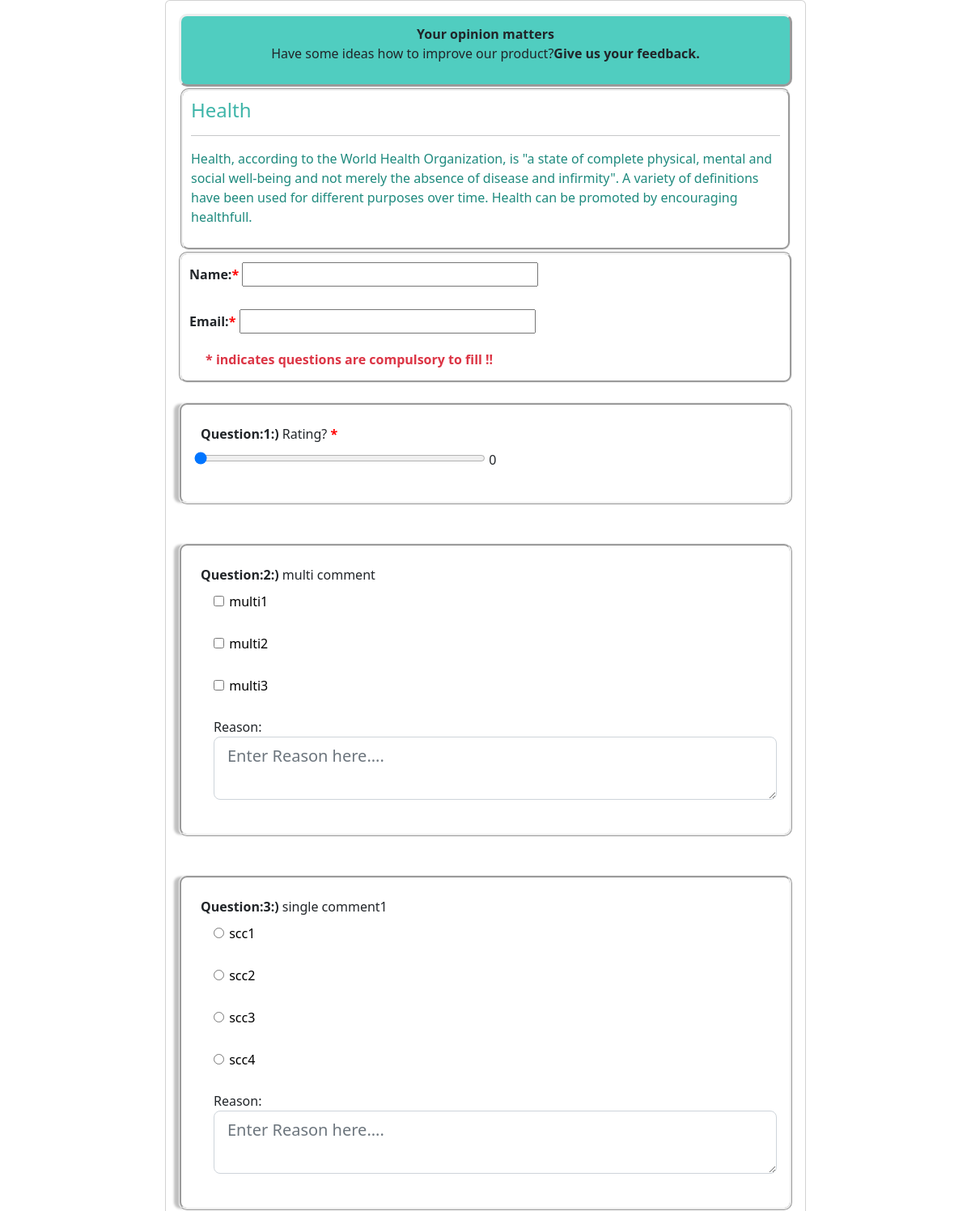
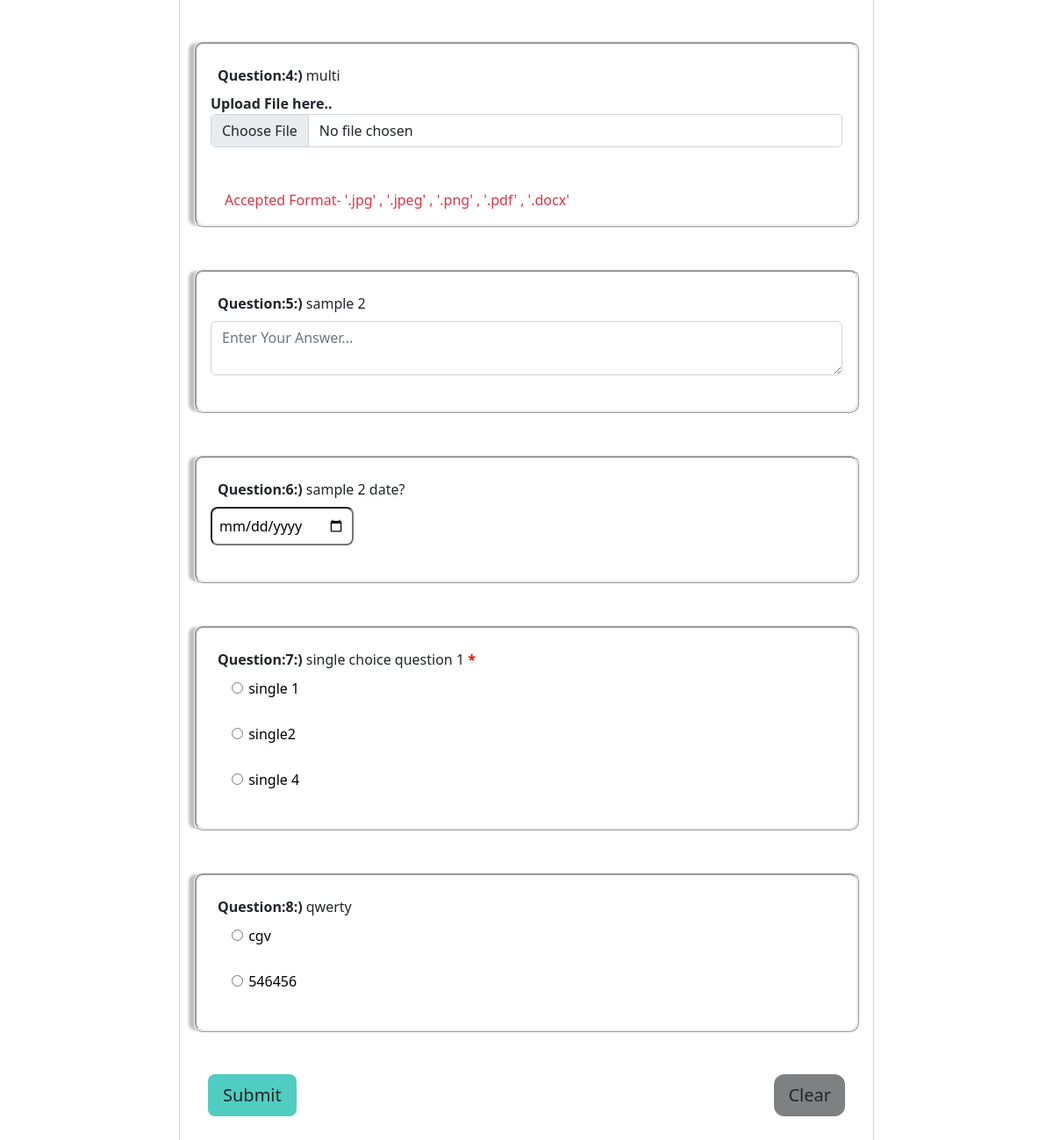
Page /survey/viewsurvey.php?sid=26 on the committed database (2 pictures, top to bottom).
### tables this page shows
CREATE TABLE `survey` (
  `Survey_id` int(10) NOT NULL,
  `Survey_title` varchar(20) NOT NULL,
  `Survey_description` longtext NOT NULL,
  `Survey_Category` enum('Education','Sports','Health','Academics','Finance','Not Defined') NOT NULL DEFAULT 'Not Defined',
  `Survey_Created_By` varchar(20) NOT NULL,
  `survey_start_Date` date NOT NULL,
  `survey_end_date` date NOT NULL,
  `survey_created_date` date NOT NULL DEFAULT current_timestamp(),
  `modified_by` int(10) DEFAULT NULL,
  `modified_date` date DEFAULT NULL,
  `survey_status` enum('Active','InActive','Expired','Deleted') NOT NULL
);

CREATE TABLE `question` (
  `Question_id` int(10) NOT NULL,
  `Survey_id` int(5) NOT NULL,
  `Question_description` varchar(100) NOT NULL,
  `Question_type` varchar(50) NOT NULL,
  `is_compulsory` enum('yes','no') DEFAULT 'no',
  `creation_date` datetime(6) NOT NULL DEFAULT current_timestamp(6),
  `question_modified_by` varchar(5) DEFAULT NULL,
  `question_modified_date` datetime DEFAULT current_timestamp(),
  `status` enum('Active','Inactive','Deleted') NOT NULL DEFAULT 'Active'
);

CREATE TABLE `options` (
  `Option_id` int(10) NOT NULL,
  `question_id` int(20) NOT NULL,
  `Option_description` varchar(100) NOT NULL,
  `status` enum('Active','Deleted') NOT NULL DEFAULT 'Active'
);

### controller/survey_controller.php (called while the page is built, shortened)
<?php
class survey
{
    public function __construct()
    {
        $db = new db;
        $this->conn = $db->conn;
    }
    public function survey_title_description($survey_id)
    {
        $result = $this->conn->query("SELECT Survey_title,Survey_description FROM `survey` where Survey_id='$survey_id'");
        return $arr = mysqli_fetch_array($result);
    }
    public function question_option($survey_id)
    {
        $query = $this->conn->query("SELECT q.Question_description, q.Question_id,q.Question_type,o.Option_description FROM question AS q LEFT JOIN options AS o on q.Question_id=o.question_id Where q.Survey_id='$survey_id' AND q.status!='Deleted' AND (q.Question_type IN('Text','RatingScale','Date','File') OR o.status='Active') ORDER BY q.Question_id,o.Option_id");
        while ($res = mysqli_fetch_assoc($query)) {
            $opt['type'] = $res['Question_type'];
            $opt['options'] = $res['Option_description'];
            $opt['que_id'] = $res['Question_id'];
            $data[$res['Question_description']][] = $opt;
        }
        return $data;
    }
}

### configuration/connection.php (called while the page is built, shortened)
<?php
class db
{
    public function __construct()
    {
        $con = new mysqli(DB_HOST, DB_USER, DB_PASSWORD, DB_DATABASE);
        $this->conn = $con;
    }
}
?>

### controller/invite_controller.php (called while the page is built, shortened)
<?php
class invite
{
    public function __construct()
    {
        $db = new db;
        $this->conn = $db->conn;
    }
    public function invited_user_info($invitekey)
    {
        $result = $this->conn->query("SELECT Invitation_to,invitation_email,`status` FROM `invitation` WHERE invitation_key='$invitekey'");
        return $arr = mysqli_fetch_assoc($result);
    }
}

### controller/question_controller.php (called while the page is built, shortened)
<?php
class questions
{
    public function __construct()
    {
        $db = new db;
        $this->conn = $db->conn;
    }
    public function question_info($question_id)
    {
        $result = $this->conn->query("SELECT Question_type,Question_description,`status`,is_compulsory FROM question WHERE Question_id='$question_id'");
        return $arr = mysqli_fetch_array($result);
    }
}

### survey/viewsurvey.php (the view, shortened to what this page needs)
<?php
include '../configuration/connection.php';
include ROOT_PATH . 'controller/invite_controller.php';
include ROOT_PATH . 'controller/survey_controller.php';
include ROOT_PATH . 'controller/question_controller.php';
$invi_user = new invite;
$survey = new survey;
$ques = new questions;
$survey_id = $_REQUEST['sid'];
@$invitekey = $_REQUEST['invite_key'];
$sql = $invi_user->invited_user_info($invitekey);
$result = $survey->survey_title_description($survey_id);
@$invitename = $sql['Invitation_to'];
@$invitemail = $sql['invitation_email'];
$data = $survey->question_option($survey_id);
?>
<!DOCTYPE html>
<html lang="en">
<head>
    <link rel="stylesheet" href="https://cdn.jsdelivr.net/npm/bootstrap@5.2.0-beta1/dist/css/bootstrap.min.css">
</head>
<body>
    <div class="row d-flex justify-content-center  ">
    <div class="col col-xl-8">
    <div class="card">
        <div class="card-body">
            <div style="text-align:center;border-style:outset; border-radius:10px; padding:10px; background-color:#50CDC0;">
                <p><b> Your opinion matters</b> <br>
                  Have some ideas how to improve our product?<b>Give us your feedback.</b></p>
            </div>
            <div style="padding:10px;margin:2px; border-style:groove; border-radius:10px;">
                <h4 style="color:#3fb5a9;"><?= @$result['Survey_title']; ?></h2>
                <hr>
                <p style="color:#1e8a7e;"><?= @$result['Survey_description']; ?></p>
            </div>
            <form method="post" enctype="multipart/form-data">
                <div style="padding:10px;border-style:groove; border-radius:10px;">
                    <b> Name:</b><span class='required' style='color: red;'><b>*</b></span>
                    <input class="w-50 mb-1" type="text" name="uname" autocomplete="off" value="<?= @$invitename; ?>" />
                    <br><br>
                    <b> Email:</b><span class='required' style='color: red;'><b>*</b></span>
                    <input class="w-50" type="email" name="uemail" readonly value="<?= @$invitemail; ?>" />
                    <p class="text-danger p-1 m-3 mb-0" style="font-weight:bolder;">* indicates questions are compulsory to fill !!</p>
                </div>
                <div>
                    <?php
                    $i = 1;
                    foreach ($data as $question => $opt) {
                        foreach ($opt as $a => $b) {
                            $q_id = $b['que_id'];
                            $result = $ques->question_info($q_id);
                            $comp = $result['is_compulsory'];
                        }
                    ?>
                        <div class="col-12 p-3 mt-4 survey" style="border-style:ridge;border-radius:10px;box-shadow:-8px 0 3px -2px silver;">
                            <div class="p-2">
                                <label><b>Question:<?= $i++; ?>:)&nbsp;</b><?= $question; ?></label>
                                <?= ($comp == "yes") ? "<span class='required' style='color: red;'><b>*</b></span>" : ''; ?>
                            </div>
                            <?php
                            $len = count($opt);
                            $l = 0;
                            foreach ($opt as $k => $v) {
                                if ($v['type'] == "MCQ") { ?>
                                    <div class="form-check">
                                        <input type="radio" id="mcq[<?= $b['que_id'] ?>]" name='ans[<?= $b['que_id'] ?>][<?= $v['type'] ?>][]' value="<?= $v['options']; ?>" <?= ($comp == "yes") ? "required" : ''; ?> />
                                        <input type="text" style="border-width:0px ;" readonly value="<?= $v['options']; ?>">
                                    </div><br>
                                    <?php
                                } else if ($v['type'] == "MCQComment") {
                                    if ($l <= $len) { ?>
                                        <div class="form-check ">
                                            <input type="radio" name='ans[<?= $b['que_id'] ?>][<?= $v['type'] ?>][]' value="<?= $v['options']; ?>" <?= ($comp == "yes") ? "required" : ''; ?> />
                                            <input type="text" style="border-width:0px ;" readonly value="<?= $v['options']; ?>">
                                        </div><br>
                                    <?php
                                    }
                                    $l++;
                                } else if ($v['type'] == "Multiple_ChoiceComment") {
                                    if ($l <= $len) { ?>
                                        <div class="form-check ">
                                            <input type="checkbox" id="chkbox" class="chkbox[<?= $b['que_id'] ?>]" name='ans[<?= $b['que_id'] ?>][<?= $v['type'] ?>][]' value="<?= $v['options']; ?>" <?= ($comp == "yes") ? "required" : ''; ?> />
                                            <input type="text" style="border-width:0px ;" readonly value="<?= $v['options']; ?>">
                                        </div><br>
                                <?php
                                    }
                                    $l++;
                                }
                            }
                            if (($v['type'] == "MCQComment") || ($v['type'] == "Multiple_ChoiceComment")) {
                                ?>
                                <div class="form-check ">
                                    <label for="reason">Reason:</label><br>
                                    <textarea type="text" id="descri" name='ans[<?= $b['que_id'] ?>][cmt]' placeholder="Enter Reason here...." class="form-control form-control-lg" <?= ($comp == "yes") ? "required" : ''; ?>></textarea>
                                </div><br>
                            <?php
                            }
                            if ($v['type'] == "Text") { ?>
                                <div>
                                    <textarea class="form-control" name='ans[<?= $b['que_id'] ?>][<?= $v['type'] ?>][]' id="question" placeholder="Enter Your Answer..." <?= ($comp == "yes") ? "required" : ''; ?>></textarea>
                                </div><br>
                            <?php
                            } else if ($v['type'] == "Date") { ?>
                                <div>
                                    <input type="date" <?= ($comp == "yes") ? "required" : ''; ?> name='ans[<?= $b['que_id'] ?>][<?= $v['type'] ?>][]' style="border-radius:8px; padding:8px;" />
                                </div><br>
                            <?php
                            } else if ($v['type'] == "File") { ?>
                                <div>
                                    <b><label for="exampleFormControlFile1">Upload File here..</label></b><br>
                                    <input type="file" <?= ($comp == "yes") ? "required" : ''; ?> name='file' class="form-control" id="exampleFormControlFile1" accept=".jpg,.jpeg,.png,.pdf,.docx">&nbsp;
                                </div><br>
                                <span class="text-danger m-3">Accepted Format- '.jpg' , '.jpeg' , '.png' , '.pdf' , '.docx'</span>
                                <br>
                            <?php
                            } else if (($v['type'] == "RatingScale")) { ?>
                                <div class="rating">
                                    <input type="range" min="0" max="5" value="0" step="1" id="customRange1" name="ans[<?= $b['que_id'] ?>][<?= $v['type'] ?>][]" oninput="this.nextElementSibling.value = this.value" style="width:50%;">
                                    <output>0</output>
                                </div>
                                <br>
                        <?php
                            }
                            echo "</div>";
                            echo "<br>";
                        }
                        ?>
                        <div class="d-flex pt-2 m-3">
                            <button type="submit" class="btn btn-lg ms-0 " name="save" id="check" style=" background-color:#50CDC0;" title="Submit Form">Submit</button>
                            <button type="reset" class="btn btn-lg" name="create_form" style="border-radius:12px;margin-left:auto; border-width:0px; background-color:#7E8181;" title="Clear Form">Clear</button>
                        </div>
                        </div>
                </div>
        </div>
    </div>
    </div>
</body>
</html>

### rows in the picture
survey: Survey_title "Health", Survey_description "Health, according to the World Health Organization, is \"a state of complete physical, mental and social well-being and not merely the absence of disease and infirmity\". A variety of definitions have been used for different purposes over time. Health can be promoted by encouraging healthfull."
question: question "Rating?"
options: question "multi comment", Option_description "multi3", question.is_compulsory "Enter Reason here...."
options: Option_description "multi1"
options: Option_description "multi2"
options: question "single comment1", Option_description "scc4", question.is_compulsory "Enter Reason here...."
options: Option_description "scc1"
options: Option_description "scc2"
options: Option_description "scc3"
question: question "multi"
question: question "sample 2", Question_id+Question_type+is_compulsory "Enter Your Answer..."
question: question "sample 2 date?"
options: Option_description "single 1"
options: Option_description "single2"
options: Option_description "single 4"
options: Option_description "cgv"
options: Option_description "546456"

### other values in the picture
$question "single choice question 1"
$question "qwerty"
